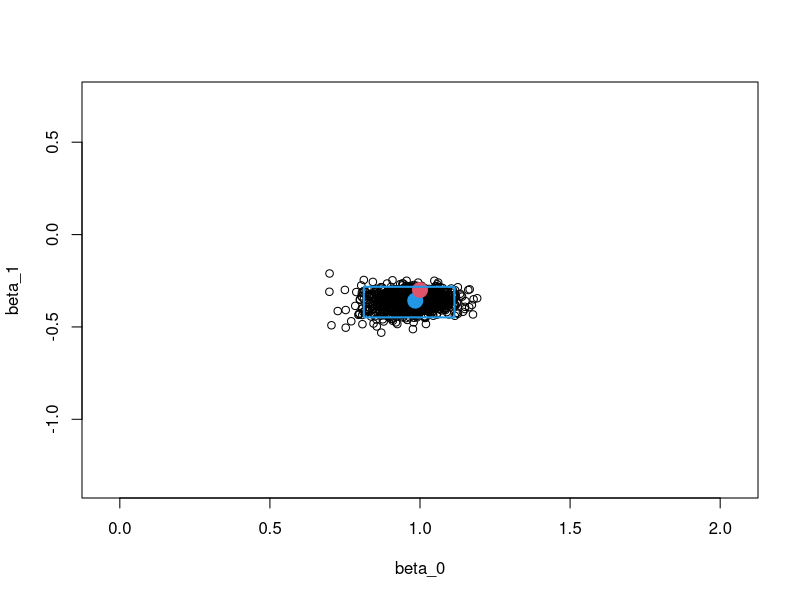
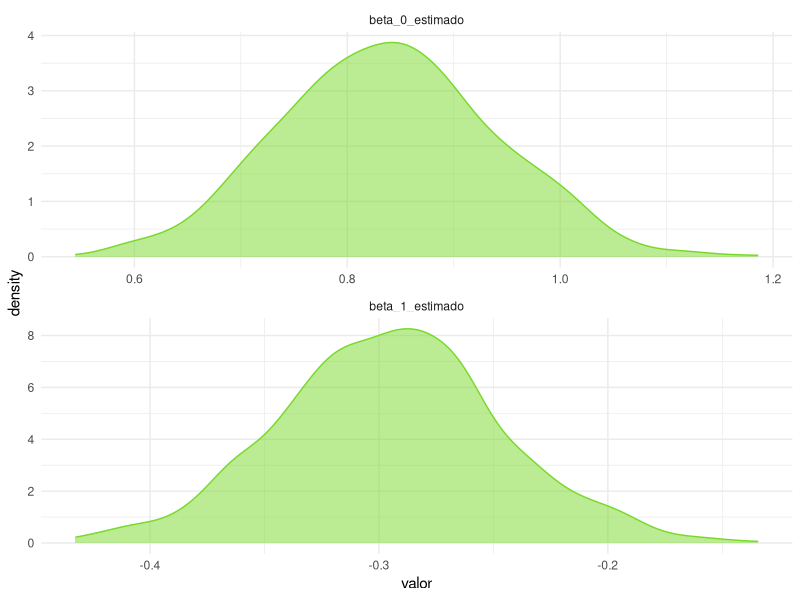
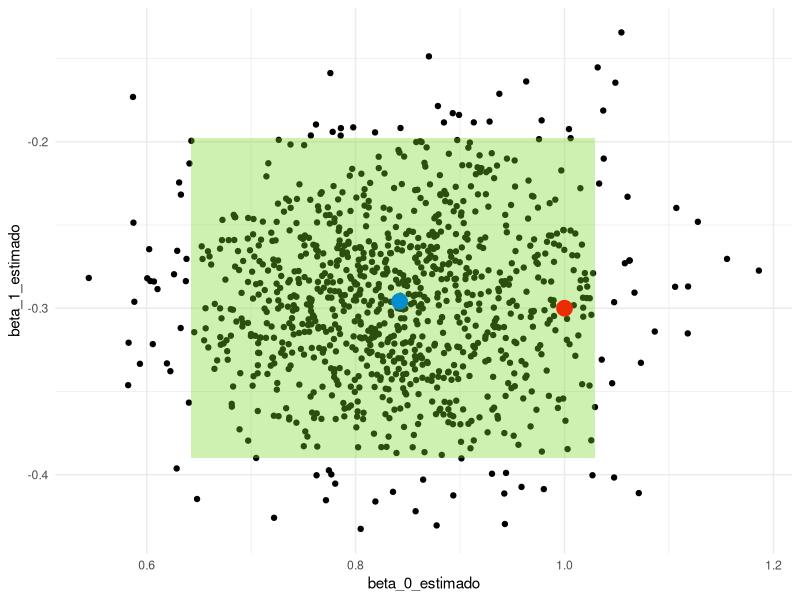

Write the R code that produced these figures, in order.


# Hacemos un bootstrapping para nuestra regresión lineal. -----------------



# Paquetes ----------------------------------------------------------------


# Bootstrapping -----------------------------------------------------------


tamano_muestral <- 23
iteraciones <- 1000
beta_0 <- 1
beta_1 <- -0.3
desv_est_error <- 0.5

genera_x <- function(n) seq(-3, 3, length.out = n)

genera_y <- function(x, beta_0, beta_1){
  beta_1*x + beta_0 + rnorm(length(x), 0, desv_est_error)
}

datos_x <- genera_x(tamano_muestral)
datos_y <- genera_y(datos_x, beta_0, beta_1)


lm(datos_y ~ datos_x) -> modelo
coefficients(modelo) -> coeficientes_muestrales
summary(modelo)
confint(modelo)

beta_0_estimado <- beta_1_estimado <- vector()

for(i in seq_len(iteraciones)){
  muestra <- sample(seq_along(datos_x), length(datos_x), replace = TRUE)
  muestra_x <- datos_x[muestra]
  muestra_y <- datos_y[muestra]
  lm(muestra_y ~ muestra_x) -> modelo
  coeficientes <- coefficients(modelo)
  beta_0_estimado[i] <- coeficientes[1]
  beta_1_estimado[i] <- coeficientes[2]
}


data.frame(
  limite = c("LI", "LS"),
  beta_0 = quantile(beta_0_estimado, c(0.025, 0.975)),
  beta_1 = quantile(beta_1_estimado, c(0.025, 0.975))
) -> intervalo_bootstrapping

intervalo_bootstrapping

# data.frame(
#   beta_0_estimado,
#   beta_1_estimado
# ) %>% 
#   gather(key = coeficiente, value = valor) %>% 
#   group_by(coeficiente) %>% 
#   summarise(
#     LI = quantile(valor, 0.025),
#     LS = quantile(valor, 0.975)
#   )
# 

xmin_gr <- beta_0 - 10*desv_est_error/sqrt(tamano_muestral)
xmax_gr <- beta_0 + 10*desv_est_error/sqrt(tamano_muestral)
ymin_gr <- beta_1 - 10*desv_est_error/sqrt(tamano_muestral)
ymax_gr <- beta_1 + 10*desv_est_error/sqrt(tamano_muestral)

plot(beta_0, beta_1, xlim = c(xmin_gr, xmax_gr), ylim = c(ymin_gr, ymax_gr))

for(i in 1:iteraciones){
points(beta_0_estimado[i], beta_1_estimado[i])
}
points(coeficientes_muestrales[1], coeficientes_muestrales[2], pch = 20, col = 4, cex = 3)
points(beta_0, beta_1, pch = 20, col = 2, cex = 3)
rect(
  intervalo_bootstrapping$beta_0[1], 
  intervalo_bootstrapping$beta_1[1],
  intervalo_bootstrapping$beta_0[2],
  intervalo_bootstrapping$beta_1[2],
  border = 4, lwd = 2)



# Tidy approach -----------------------------------------------------------


library("dplyr")
library("purrr")
library("tidyr", exclude = c("extract"))
library("ggplot2")
library("magrittr")

colores_platzi <- c("#78D92A", "#002E4E", "#058ECD", "#ED2B05", "#F4F7F4")

tamano_muestral <- 23
iteraciones <- 1000
beta_0 <- 1
beta_1 <- -0.3
desv_est_error <- 0.5

genera_x <- function(n) seq(-3, 3, length.out = n)

genera_y <- function(x, beta_0, beta_1){
  beta_1*x + beta_0 + rnorm(length(x), 0, desv_est_error)
}

datos_simulados <- tibble(
  x = genera_x(tamano_muestral),
  y = genera_y(datos_x, beta_0, beta_1)
)


lm(y ~ x, data = datos_simulados) -> modelo
coefficients(modelo) -> coeficientes_muestrales
summary(modelo)
confint(modelo)

tibble(
  muestras = replicate(iteraciones, sample_n(datos_simulados, nrow(datos_simulados), replace = TRUE), simplify = FALSE),
  modelos = map(muestras, function(muestra){lm(y~x, data = muestra)}),
  beta_0_estimado = map(modelos, coef) %>% map_dbl(extract, 1),
  beta_1_estimado = map(modelos, coef) %>% map_dbl(extract, 2)
) -> coeficientes

coeficientes %>% 
  select(beta_0_estimado, beta_1_estimado) %>% 
    gather(key = coeficiente, value = valor) %>%
    group_by(coeficiente) %>%
    summarise(
      LI = quantile(valor, 0.025),
      LS = quantile(valor, 0.975)
    ) -> intervalo_bootstrap

coeficientes %>% 
  select(beta_0_estimado, beta_1_estimado) %>% 
  gather(key = coeficiente, value = valor) %>% 
  ggplot +
  aes(x = valor) + 
  geom_density(fill = "#78D92A", alpha = 0.5, colour = "#78D92A") +
  facet_wrap(~coeficiente, nrow = 4,  scales = "free") + 
  theme_minimal()

ggplot() +
  geom_point(
    data = coeficientes, 
    mapping = aes(x = beta_0_estimado, y = beta_1_estimado)
    ) +
  geom_rect(
    data = intervalo_bootstrap, 
    mapping = aes(xmin = LI[[1]], ymin = LI[[2]], xmax = LS[[1]], ymax = LS[[2]]),
    fill = colores_platzi[1],
    alpha = 0.2
    ) +
  annotate("point",x = beta_0, y = beta_1, colour = colores_platzi[4], size = 5) +
  annotate("point",x = coeficientes_muestrales[1], y = coeficientes_muestrales[2], colour = colores_platzi[3], size = 5) +
  theme_minimal()
